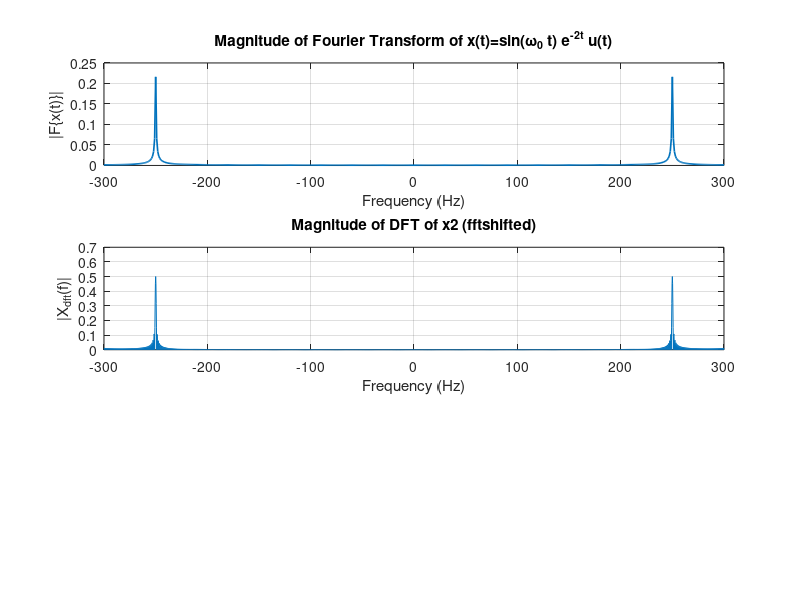
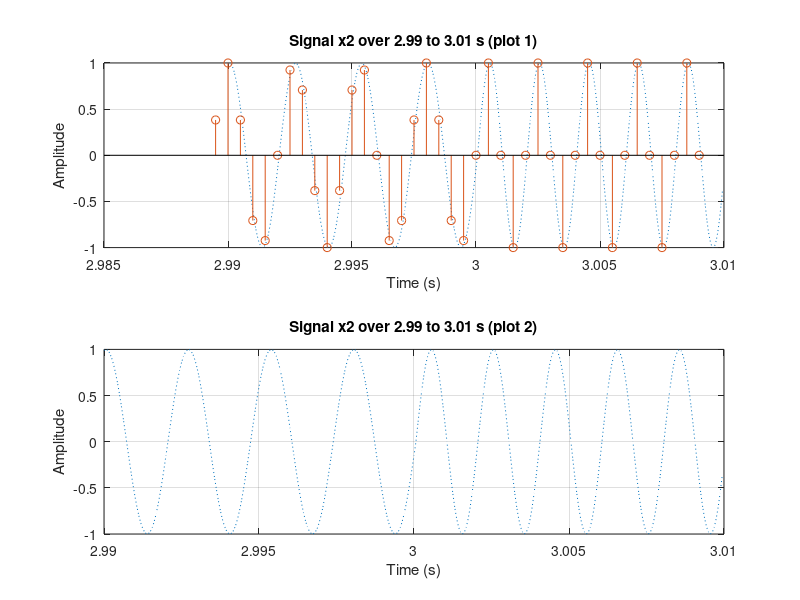

The MATLAB script that drew these images, in order:
% As requested, clean at start
clear all; close all; clc;

% Define vars
% Continous signal simulation
CONTINOUS_SAMPLE_RATE = 16e3;
DELTA_TIME = 1/CONTINOUS_SAMPLE_RATE;

% Create a time vector for 1 second
time_vector = 0:DELTA_TIME:1-DELTA_TIME;

%% Question 1
% A single frequency of 2pi*250 signal's Fourier Trasnform:
% Define the signal frequency
omega_0 = 2*pi*250;
% Time vector starts at 0 - equivalent to u(t)
x1 = sin(omega_0 * time_vector) .* exp(-2 * time_vector);

% Compute Fourier transform numerically using FFT on a sufficiently long window
N = length(time_vector);
Xf = fft(x1, N) * DELTA_TIME;

% Frequency vector in Hz
f = (0:N-1) / (N*DELTA_TIME);  % positive frequencies
% Shift FFT and frequency to center zero
Xf_shift = fftshift(Xf);
% Center frequency vector around zero (fftshift later applied to Xf)
f_shift = f - CONTINOUS_SAMPLE_RATE/2;

% Select frequency range |f| <= 300 Hz
idx = abs(f_shift) <= 300;
f_plot = f_shift(idx);
X_plot = Xf_shift(idx);

% Plot magnitude
figure;
subplot(3,1,1);
plot(f_plot, abs(X_plot), 'LineWidth', 1.2);
xlabel('Frequency (Hz)');
ylabel('|F\{x(t)\}|');
title('Magnitude of Fourier Transform of x(t)=sin(\omega_0 t) e^{-2t} u(t)');
grid on;


%% Question 2
% Define frequencies of signals
omega_1 = 2*pi*250;
omega_2 = 2*pi*315;
omega_3 = 2*pi*375;
omega_4 = 2*pi*500;
freqs = [omega_1, omega_2, omega_3, omega_4]; % Assign to a vector

% Then set the value by frequency for each second
% Create a matrix - each row for a different frequency
sinuses = sin(freqs.' * time_vector);
% Concatenate the rows so each frequency plays for 1 second sequentially
x2 = reshape(sinuses.', 1, []);

% Play sound: each frequency lasts 1 second, sampling rate SAMPLE_RATE
%soundsc(x2, CONTINOUS_SAMPLE_RATE);


%% Question 3
% Calculate time range
x2_index_range = floor(2.99/DELTA_TIME):1:floor(3.01/DELTA_TIME);
x2_time_range = x2_index_range * DELTA_TIME;
% Plot the time range twice with titles
figure;
subplot(2,1,1);
plot(x2_time_range, x2(x2_index_range), ":");
xlabel('Time (s)');
ylabel('Amplitude');
title('Signal x2 over 2.99 to 3.01 s (plot 1)');
grid on;

subplot(2,1,2);
plot(x2_time_range, x2(x2_index_range), ":");
xlabel('Time (s)');
ylabel('Amplitude');
title('Signal x2 over 2.99 to 3.01 s (plot 2)');
grid on;

%% Question 4
% Define vars for discrete signal sampling
DISCRETE_SAMPLE_RATE = 2e3;
DOWNSAMPLE_RATIO = CONTINOUS_SAMPLE_RATE / DISCRETE_SAMPLE_RATE;
DISCRETE_DELTA = 1 / DISCRETE_SAMPLE_RATE;

% Ensure downsample ratio is integer
DOWNSAMPLE_RATIO = round(DOWNSAMPLE_RATIO);

% Use downsample to create "discrete" signal
x4 = downsample(x2, DOWNSAMPLE_RATIO);

% Create time vector for x4
N4 = length(x4);
time_x4 = (0:N4-1) * DISCRETE_DELTA;

% Compute integer index range in x4 that corresponds to 2.99 to 3.01 s
x4_index_range = floor(2.99/DISCRETE_DELTA):1:floor(3.01/DISCRETE_DELTA);
x4_time_range = time_x4(x4_index_range);

% Overlay stem of x4 on the first subplot (time range 2.99-3.01 s)
subplot(2,1,1);
hold on;
stem(x4_time_range, x4(x4_index_range));
hold off;


%% Question 5
% Calculate DFT of x2
N2 = length(x2);
X2_dft = fft(x2, N2);
% Prepare frequency vector for x2 DFT (same length N as used earlier)
X_dft_shift = fftshift(X2_dft) * DELTA_TIME;
f2 = (0:N2-1) / (N2*DELTA_TIME);
f2_shift = f2 - (CONTINOUS_SAMPLE_RATE/2);

idx = abs(f2_shift) <= 300;

% Plot in the first figure's second subplot (abs, fftshift)
figure(1);
subplot(3,1,2);
plot(f2_shift(idx), abs(X_dft_shift(idx)));
xlabel('Frequency (Hz)');
ylabel('|X_{dft}(f)|');
title('Magnitude of DFT of x2 (fftshifted)');
grid on;
